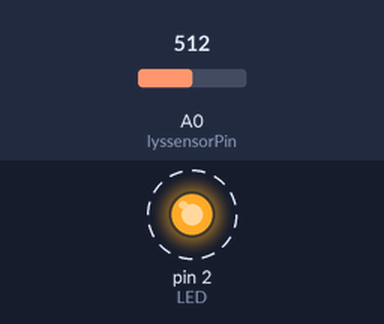
Simulated run of this sketch. Board: Arduino Uno, built with avr-gcc and run on an emulated ATmega328P. Parts: output pins drawn as LEDs (lit = HIGH). Dashed ring = blinking. The inputs (shaded band) are chosen by the test bench; at power-on: A0 (lyssensorPin) = 512. What the sketch prints to the serial monitor is not drawn.

Above: at 0.07 s.
Timing chart, 0 to 3.0 s (numbered marks = the images above):
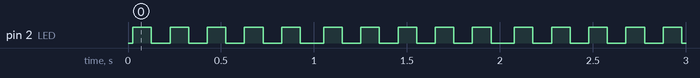

The sketch:

Lyssensor.ino
```cpp
//standard beregning av gjennomsnitt.
int lyssensorPin = A0; // lyssensor pin
int LED = 2; //led pin
int LysSensorVerdi; //verdi for lyssensoren
int currentMillis;
int previousMillis = 0;


void setup(){
    pinMode(lyssensorPin, INPUT);
    pinMode(LED, OUTPUT);
    Serial.begin(9600);
}

int lysSensor(int i){
    int sum = 0; //sum, skal summere alle verdiene i denne variabelen.
    for(i; i > 0; i--){//for løkke som teller ned, kan lett endre på i slik at vi får
    //flere verdier inn i gjennomsnittet.
        int LysSensorVerdi = analogRead(lyssensorPin);//leser av lyssensoren.
        sum += LysSensorVerdi; //summerer lyssensorverdiene i en sum
        delay(5);//en liten delay, slik at det kan være forskjell på verdiene.

    }
    int split = sum/i;//regner ut gjennomsnittet ved å dele på hvor mange verider vi har.
    return split; //returnerer denne verdien
}

void ledBlink(){
    int avrage = lysSensor(5); //avrage er verdien som ble returnert fra forrige funksjon.
    Serial.println(avrage);
    if(avrage < 200){//hvis avrage er mindre enn 200, skal en LED blinke 5 ganger
        for(int n = 0; n < 5; n++){
            digitalWrite(LED, HIGH);
            delay(100);
            digitalWrite(LED, LOW);
            delay(100);
            if(n == 5){
                digitalWrite(LED, LOW);
            }
        }
    }
    else{ //avrage er større enn 200 skal den blink 1 gang på 2 sekunder.
        digitalWrite(LED, HIGH);
        delay(1000);
        digitalWrite(LED, LOW);
        delay(1000);
    }
}

void loop(){
    ledBlink();//initialisere ledBlink funkjsonen.
}
```

Measured:
- by itself, pin 2 (LED): alternates HIGH for 0.10 s and LOW for 0.10 s
